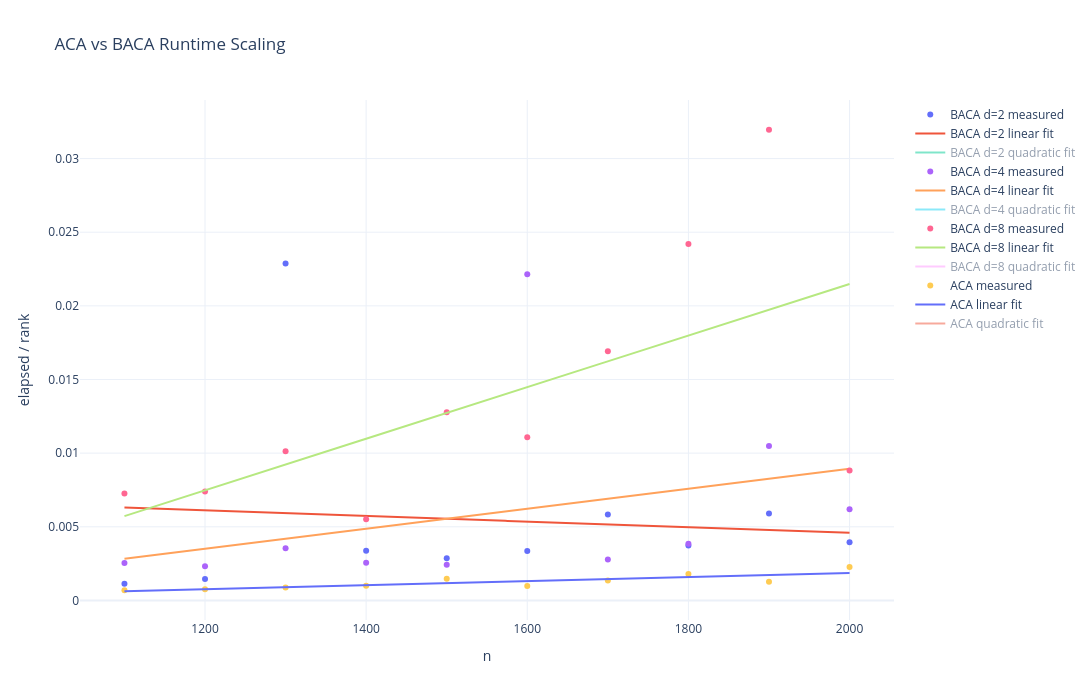

Notebook cell for this chart:
### Code cell
import pandas as pd
import numpy as np
import plotly.graph_objects as go

# =========================================================
# LOAD CSV DATA
# =========================================================

baca = pd.read_csv("baca_results.csv")
aca = pd.read_csv("aca_results.csv")

# =========================================================
# CREATE INTERACTIVE FIGURE
# =========================================================

fig = go.Figure()

# =========================================================
# BACA CURVES
# =========================================================

d_values = sorted(baca["d"].unique())

for d in d_values:

    df = baca[baca["d"] == d]
    df = df.sort_values("n")

    x = df["n"].to_numpy()

    elapsed = df["elapsed"].to_numpy()
    rank = df["rank"].to_numpy()

    y = elapsed / rank

    # -----------------------------------------------------
    # MEASURED DATA
    # -----------------------------------------------------

    fig.add_trace(
        go.Scatter(
            x=x,
            y=y,
            mode='markers',
            name=f'BACA d={d} measured'
        )
    )

    # -----------------------------------------------------
    # LINEAR FIT
    # -----------------------------------------------------

    coeff_lin = np.polyfit(x, y, 1)
    fit_lin = np.poly1d(coeff_lin)

    x_fit = np.linspace(
        np.min(x),
        np.max(x),
        300
    )

    fig.add_trace(
        go.Scatter(
            x=x_fit,
            y=fit_lin(x_fit),
            mode='lines',
            name=f'BACA d={d} linear fit'
        )
    )

    # -----------------------------------------------------
    # QUADRATIC FIT
    # -----------------------------------------------------

    coeff_quad = np.polyfit(x, y, 2)
    fit_quad = np.poly1d(coeff_quad)

    fig.add_trace(
        go.Scatter(
            x=x_fit,
            y=fit_quad(x_fit),
            mode='lines',
            name=f'BACA d={d} quadratic fit',
            visible='legendonly'  # hidden initially
        )
    )

    # -----------------------------------------------------
    # PRINT COEFFICIENTS
    # -----------------------------------------------------

    print("\n===================================")
    print(f"BACA d = {d}")
    print("===================================")

    print("Linear coefficients:")
    print(coeff_lin)

    print("\nQuadratic coefficients:")
    print(coeff_quad)

# =========================================================
# ACA DATA
# =========================================================

aca = aca.sort_values("n")

x_aca = aca["n"].to_numpy()

elapsed_aca = aca["elapsed"].to_numpy()
rank_aca = aca["rank"].to_numpy()

y_aca = elapsed_aca / rank_aca

# ---------------------------------------------------------
# ACA MEASURED
# ---------------------------------------------------------

fig.add_trace(
    go.Scatter(
        x=x_aca,
        y=y_aca,
        mode='markers',
        name='ACA measured'
    )
)

# ---------------------------------------------------------
# ACA LINEAR FIT
# ---------------------------------------------------------

coeff_lin_aca = np.polyfit(x_aca, y_aca, 1)
fit_lin_aca = np.poly1d(coeff_lin_aca)

x_fit_aca = np.linspace(
    np.min(x_aca),
    np.max(x_aca),
    300
)

fig.add_trace(
    go.Scatter(
        x=x_fit_aca,
        y=fit_lin_aca(x_fit_aca),
        mode='lines',
        name='ACA linear fit'
    )
)

# ---------------------------------------------------------
# ACA QUADRATIC FIT
# ---------------------------------------------------------

coeff_quad_aca = np.polyfit(x_aca, y_aca, 2)
fit_quad_aca = np.poly1d(coeff_quad_aca)

fig.add_trace(
    go.Scatter(
        x=x_fit_aca,
        y=fit_quad_aca(x_fit_aca),
        mode='lines',
        name='ACA quadratic fit',
        visible='legendonly'
    )
)

# =========================================================
# PRINT ACA COEFFICIENTS
# =========================================================

print("\n===================================")
print("ACA")
print("===================================")

print("Linear coefficients:")
print(coeff_lin_aca)

print("\nQuadratic coefficients:")
print(coeff_quad_aca)

# =========================================================
# LAYOUT
# =========================================================

fig.update_layout(
    title="ACA vs BACA Runtime Scaling",
    xaxis_title="n",
    yaxis_title="elapsed / rank",
    template="plotly_white",
    hovermode="x unified",
    width=1200,
    height=700
)

# =========================================================
# SHOW
# =========================================================

fig.show()

### Figure 1 — Plotly figure (JSON) as saved in the notebook; plotly's stock layout.template omitted (floating-point values rounded to 4 significant figures; data arrays with more than 128 entries replaced by an {"elided": "..."} marker saying what was removed)
{"data": [{"mode": "markers", "name": "BACA d=2 measured", "type": "scatter", "x": [1100, 1200, 1300, 1400, 1500, 1600, 1700, 1800, 1900, 2000], "y": [0.001135, 0.001462, 0.02288, 0.003375, 0.002867, 0.00335, 0.005829, 0.00373, 0.005909, 0.003944]}, {"mode": "lines", "name": "BACA d=2 linear fit", "type": "scatter", "x": {"elided": "300 float values"}, "y": {"elided": "300 float values"}}, {"mode": "lines", "name": "BACA d=2 quadratic fit", "type": "scatter", "visible": "legendonly", "x": {"elided": "300 float values"}, "y": {"elided": "300 float values"}}, {"mode": "markers", "name": "BACA d=4 measured", "type": "scatter", "x": [1100, 1200, 1300, 1400, 1500, 1600, 1700, 1800, 1900, 2000], "y": [0.002546, 0.00232, 0.003536, 0.002567, 0.002423, 0.02215, 0.002784, 0.003854, 0.01049, 0.006199]}, {"mode": "lines", "name": "BACA d=4 linear fit", "type": "scatter", "x": {"elided": "300 float values"}, "y": {"elided": "300 float values"}}, {"mode": "lines", "name": "BACA d=4 quadratic fit", "type": "scatter", "visible": "legendonly", "x": {"elided": "300 float values"}, "y": {"elided": "300 float values"}}, {"mode": "markers", "name": "BACA d=8 measured", "type": "scatter", "x": [1100, 1200, 1300, 1400, 1500, 1600, 1700, 1800, 1900, 2000], "y": [0.007253, 0.007396, 0.01012, 0.005518, 0.01278, 0.01108, 0.01692, 0.0242, 0.03195, 0.008828]}, {"mode": "lines", "name": "BACA d=8 linear fit", "type": "scatter", "x": {"elided": "300 float values"}, "y": {"elided": "300 float values"}}, {"mode": "lines", "name": "BACA d=8 quadratic fit", "type": "scatter", "visible": "legendonly", "x": {"elided": "300 float values"}, "y": {"elided": "300 float values"}}, {"mode": "markers", "name": "ACA measured", "type": "scatter", "x": [1100, 1200, 1300, 1400, 1500, 1600, 1700, 1800, 1900, 2000], "y": [0.0006923, 0.0007606, 0.000881, 0.001, 0.001471, 0.0009744, 0.00135, 0.00179, 0.001267, 0.002263]}, {"mode": "lines", "name": "ACA linear fit", "type": "scatter", "x": {"elided": "300 float values"}, "y": {"elided": "300 float values"}}, {"mode": "lines", "name": "ACA quadratic fit", "type": "scatter", "visible": "legendonly", "x": {"elided": "300 float values"}, "y": {"elided": "300 float values"}}], "layout": {"height": 700, "hovermode": "x unified", "title": {"text": "ACA vs BACA Runtime Scaling"}, "width": 1200, "xaxis": {"title": {"text": "n"}}, "yaxis": {"title": {"text": "elapsed / rank"}}}}
